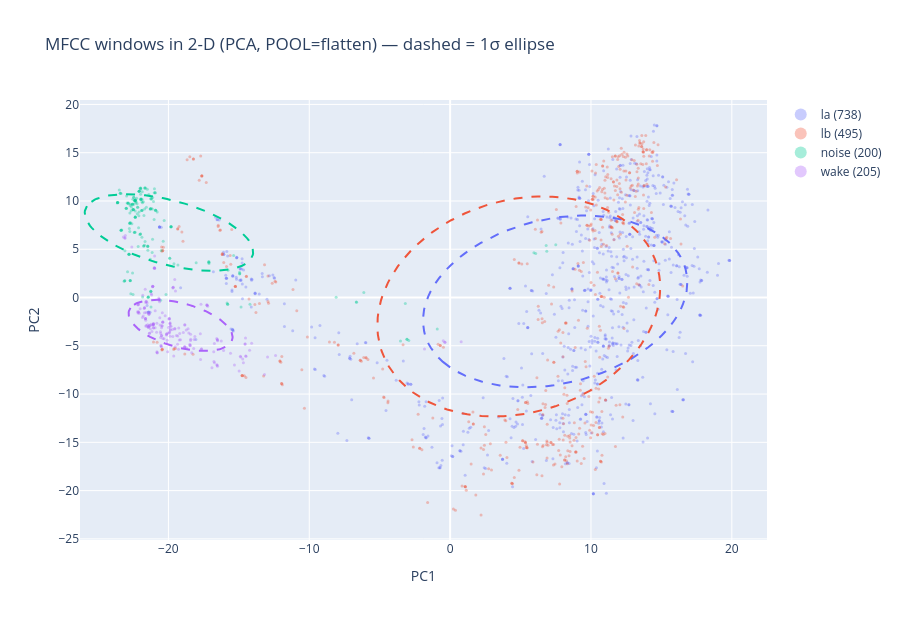

Notebook source saved alongside this figure:
### Markdown cell above
## 3a. The same thing in 2-D

Easier to read than a rotating cube, and it can carry **1σ ellipses** per label: where two
ellipses overlap, the model cannot separate those labels — that is the `la` ↔ `lb` problem
in one picture. The axes are the first two components of the projection chosen in §2
(PC1/PC2 for PCA, a 2-D t-SNE when `METHOD="tsne"`).

### Code cell
def ellipse_xy(points: np.ndarray, n_std: float = 1.0, n: int = 120):
    """1-sigma covariance ellipse around 2-D points (eigen-decomposition)."""
    if len(points) < 3:
        return None, None
    cov = np.cov(points.T)
    vals, vecs = np.linalg.eigh(cov)
    order = vals.argsort()[::-1]
    vals, vecs = np.maximum(vals[order], 0.0), vecs[:, order]
    theta = np.linspace(0, 2 * np.pi, n)
    circle = np.vstack([np.cos(theta), np.sin(theta)])
    ell = vecs @ np.diag(n_std * np.sqrt(vals)) @ circle
    return ell[0] + points[:, 0].mean(), ell[1] + points[:, 1].mean()


if METHOD == "pca":
    Z2, names2 = pca30.transform(Xs)[:, :2], [axis_names[0], axis_names[1]]
else:
    Z2 = TSNE(n_components=2, perplexity=40, init="pca", random_state=42).fit_transform(Xs)
    names2 = ["tSNE1", "tSNE2"]

PALETTE = {"la": "#636EFA", "lb": "#EF553B", "noise": "#00CC96", "wake": "#AB63FA"}

fig_2d = go.Figure()
for label in sorted(set(labels)):
    pts = Z2[labels == label]
    fig_2d.add_trace(go.Scatter(
        x=pts[:, 0], y=pts[:, 1], mode="markers", name=f"{label} ({len(pts)})",
        marker=dict(size=3, opacity=0.35, color=PALETTE.get(label)),
        text=paths[labels == label], hovertemplate="%{text}<extra></extra>",
    ))
    ex, ey = ellipse_xy(pts)
    if ex is not None:
        fig_2d.add_trace(go.Scatter(
            x=ex, y=ey, mode="lines", name=f"{label} 1σ",
            line=dict(color=PALETTE.get(label), width=2, dash="dash"),
            hoverinfo="skip", showlegend=False,
        ))

fig_2d.update_layout(
    height=620, title=f"MFCC windows in 2-D ({METHOD.upper()}, POOL={POOL}) — dashed = 1σ ellipse",
    xaxis_title=names2[0], yaxis_title=names2[1],
    legend=dict(itemsizing="constant"),
)
fig_2d.write_html(BUILD / "mfcc_2d.html", include_plotlyjs="cdn")
print("saved:", BUILD / "mfcc_2d.html")
fig_2d.show()
